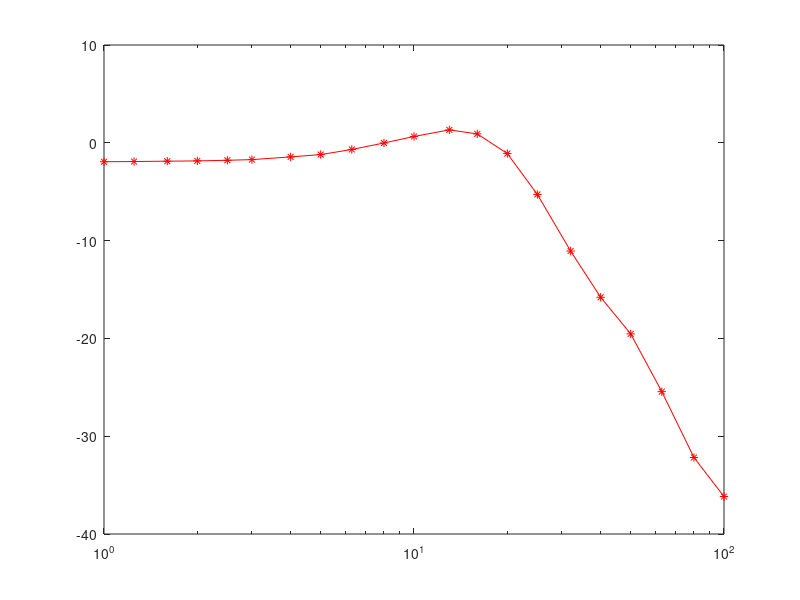

The MATLAB script that drew this image: (Note: this script raises an error after producing the figure.)
spring_damping_vec = [200 250 300 350 400];%[1 10 100 1000 10000 100000];%linspace(0,10000,10000/100+1);%
BOOL_SEVERAL_PLOTS = 1;

%k_op = 200
%b_op = 20
K_P = 0.2%1.6
K_I = 0.0%01
K_D = 0.0%14
K_PID2Vardu = 1/51 % [V]
um_gain = -1000000 % [um/m]
K_ampl = 10
V_offset = -25
bit_offset = 128
n = 112
J_T = 1.25E-3 / n / n % without efficiency coeff 7.5E-4 / n / n%
%J_T =  0.1  % kg*m^2
L_CL = 20E-3
k_eq = 6000 % N/m
m_2 = 7E-3
L_a = 5.8E-3
R_a  = 118.6
efficiency = 0.6
K_tau = efficiency*31.4E-3 % [Nm/A]
K_emf = 3.29E-3 / 60 % [V/s]
s = tf('s');
dT = 0.001;



% experim1
freq_vec = [1.25, 1.6, 100, 10, 12.6, 16, 1, 2.5, 20, 25, 2, 3.17, 32, 40, 4, 50, 5, 6.3, 63, 80, 8]
amplitude_factor_l = [1.0052839216458749, 0.9991405271561531, 0.14759776628322555, 1.0465191593492096, 1.0880642215979706, 1.1522190802910368, 1.0046439550041986, 0.9932151356657599, 1.2600947273486607, 1.2842520641164805, 1.0020329809714894, 1.0014693485131245, 1.0150402929231659, 0.7383722966339016, 1.0079895873881333, 0.4908444452676763, 0.9951146354026693, 1.0162473027018177, 0.3248091089212081, 0.21395810442150892, 1.0190435893115852]
phasediff_l = [-2.075830318502497, -2.8844488303323885, 169.60207402532274, -12.596392094963633, -16.551435436977613, -22.312023532948942, -2.142449369453317, -4.4456858870760385, -32.42034397864422, -58.04021679762169, -3.8675024925421297, -4.9991477731368335, -88.79867703452486, 247.1661435303339, -6.019898453018541, -139.14671090346013, -7.620669651037105, -8.855829105472651, 207.42648196699372, 189.67814591921086, -11.574912105096871]
amplitude_factor_r = [1.01528252648064, 1.0061854783791677, 0.06653250415394932, 1.0902513430697414, 1.14045066153976, 1.2004736909239189, 1.0181444949090879, 1.0103853848652116, 1.162145265952185, 0.8688050902240192, 1.0054167780929026, 1.0006278159816782, 0.5739997987858684, 0.39934203430159093, 0.9952954766920439, 0.2651356660318484, 1.0089711572251487, 1.014906857520811, 0.1662665532311567, 0.10588404052157428, 1.0486193030968416]
phasediff_r = [-3.9462055759644983, -4.794697605862581, 170.31264264153552, -20.92739519520042, -28.56990446690955, -42.04673253830194, -2.981093827020544, -6.916031863159901, -63.98332976383682, -93.45599243577922, -5.522214079974674, -8.009198022882693, -115.88709982628073, 228.4711130111851, -9.51822676960225, -144.62395382557736, -11.736703802647355, -14.388214287698673, 199.8738652541653, 186.94808894493073, -17.185092593521006]

%experim2 K_P = 0.2; K_I = 0; K_D = 0
freq_vec = [1.25, 1.6, 100.0, 10.0, 13.0, 16.0, 1.0, 2.5, 20.0, 25.0, 2.0, 32.0, 3.0, 40.0, 4.0, 50.0, 5.0, 6.3, 63.0, 80.0, 8.0]
amplitude_factor_l = [0.8021762720531634, 0.8054151390569485, 0.015545101680621341, 1.0773667825505355, 1.1642926077392948, 1.1103451508176316, 0.8001758873970981, 0.814056941660425, 0.8809965954959127, 0.5443027780892209, 0.8080825031462602, 0.2796958251080355, 0.8204548508774807, 0.16228564296355955, 0.8471466599918783, 0.10547366728162677, 0.8705112782697394, 0.9245682579252669, 0.05343340955353186, 0.024603192099363968, 0.9978075966054786]
phasediff_l = [-13.338637077482488, -14.09045739088748, -215.85673669598538, -48.04116200227554, -73.34441078067667, -100.25217048165923, -13.120541509581287, -16.085908849961044, -133.37888476020055, 201.4902985359118, -14.874321828402891, -176.09087916984802, 342.54636240739, 172.0658999860665, 339.59240015589626, 160.15771192477212, -23.728405952504453, -28.567395522204393, 147.9917576755808, 149.19385839692242, -36.037447598503036]
amplitude_factor_r = [0.7259689909042475, 0.735561475713898, 0.011847747061743118, 0.7807616430080885, 0.6652857160264002, 0.4684605400670259, 0.7127722160221738, 0.7461571487258002, 0.28422778003510263, 0.18648071556469148, 0.7439708501454618, 0.10739962887725536, 0.7525359007020068, 0.07014225593098215, 0.7786568428021221, 0.04585663312767849, 0.8100457909516678, 0.8245672101098731, 0.02640620952087805, 0.017672001900720043, 0.8172666256439353]
phasediff_r = [-16.647751016192103, -18.17293749217521, -237.48339557890603, -84.206485995129, -110.7789491948499, -133.2352471671927, -15.490775194720683, -22.931547230698484, -154.12969771290278, 194.1127967504471, -20.088130391155154, -178.43503982578886, 334.0056876428433, 172.21922748081028, 327.9483761537956, -190.87105537800483, -39.46722121664876, -49.247314509247005, 153.90271170189118, 138.0318425466486, -64.3717766560425]


phasediff_l = -(phasediff_l>0)*360 + phasediff_l;
phasediff_r = -(phasediff_r>0)*360 + phasediff_r;
[f_sort, I] = sort(freq_vec)


if BOOL_SEVERAL_PLOTS
    for k = 1:length(spring_damping_vec)
        b_sp = spring_damping_vec(k)
        s = tf('s');
        %z = tf('z',dT)
        %s = (1-z^-1)/dT
        
        % operator:
        % blocked by walls
        %my_transfer = tf(um_gain*(K_P + K_D*s +K_I/s)*K_PID2Vardu*K_ampl*K_tau/(-J_T*s^2*n/L_CL*(L_a*s+R_a) - (k_eq + b_sp*s)*L_CL/n*(L_a*s+R_a) - K_emf*s*n/L_CL*K_tau  + um_gain*(K_P + K_D*s +K_I/s)*K_PID2Vardu*K_ampl*K_tau))
        a = um_gain*(K_P + K_D*s + K_I/s);
        b = K_PID2Vardu*K_ampl;
        c = -n/L_CL;
        d = (L_a*s + R_a);
        e = (k_eq + b_sp*s)*L_CL/n;
        my_transfer = tf(K_tau*a*b/(c*d*s^2*J_T - e*d + K_emf*K_tau*c*s + a*b*K_tau))
        %Plot figure and save
        fig = figure('units','normalized','outerposition',[0 0 1 1]);%,'DefaultAxesFontSize',36
        semilogx(f_sort, 20*log10(amplitude_factor_l(I')), '*-', 'Color', 'r')
        hold on
        PlotHandle= bodeplot(my_transfer);
        semilogx(f_sort, phasediff_l(I'), '*-', 'Color', 'r')
        %title(['Spring damping: ' num2str(spring_damping_vec(k))
        %'Ns/m'],'fontsize',20)
        h = gcr
        ylims{1} = [-40, 10];
        ylims{2} = [-225, 0];
        setoptions(h,'FreqUnits','Hz','YLimMode','manual','YLim',ylims);
        set(findall(fig, 'type','axes'),'fontsize',16)
        PlotOptions= getoptions(PlotHandle);
        PlotOptions.Title.String= '';
        PlotOptions.XLabel.FontSize= 20;
        PlotOptions.YLabel.FontSize= 20;
        PlotHandle.setoptions(PlotOptions)
        legend(strcat('Analytical: b_{sp} = ', num2str(spring_damping_vec(k)), 'Ns/m'), 'Experimental data', 'Location', 'SouthWest')
        
        set(findall(gcf,'Type','line'),'LineWidth',4)
        xlim([1 120])
        grid on
        hold on
        filename = ['figures/bode_sp_damp' num2str(spring_damping_vec(k))];%backward_
        saveas(gcf, [filename  '.png'])
        dot_pos = strfind(filename,'.');
        if (dot_pos)
            saveas(gcf, [filename(1:dot_pos-1) filename(dot_pos+1:end)  '.m'])
        else
            saveas(gcf, [filename  '.m'])
        end
        close(fig)
    end 
else
    k =1;
    b_sp = spring_damping_vec(k)
    my_transfer = tf(um_gain*(K_P + K_D*s +K_I/s)*K_PID2Vardu*K_ampl*K_tau/(-J_T*s^2*n/L_CL*(L_a*s+R_a) - (k_eq + b_sp*s)*L_CL/n*(L_a*s+R_a) - K_emf*s*n/L_CL*K_tau  + um_gain*(K_P + K_D*s +K_I/s)*K_PID2Vardu*K_ampl*K_tau));
    fig = figure('units','normalized','outerposition',[0 0 1 1]);%,'DefaultAxesFontSize',36
    semilogx(f_sort, 20*log10(amplitude_factor_l(I')), '*-', 'Color', 'k')
    hold on
    PlotHandle= bodeplot(my_transfer);
    semilogx(f_sort, phasediff_l(I'), '*-', 'Color', 'k')
    h = gcr
    ylims{1} = [-40, 10];
    ylims{2} = [-225, 0];
    setoptions(h,'FreqUnits','Hz','YLimMode','manual','YLim',ylims);
    set(findall(fig, 'type','axes'),'fontsize',16)
    PlotOptions= getoptions(PlotHandle);
    PlotOptions.Title.String= '';
    PlotOptions.XLabel.FontSize= 20;
    PlotOptions.YLabel.FontSize= 20;
    PlotHandle.setoptions(PlotOptions)

    xlim([1 120])
    grid on 
    %hold on
    s = tf('s');
    for k = 2:length(spring_damping_vec)
        b_sp = spring_damping_vec(k)
        % operator:
        % blocked by walls
        my_transfer = tf(um_gain*(K_P + K_D*s +K_I/s)*K_PID2Vardu*K_ampl*K_tau/(-J_T*s^2*n/L_CL*(L_a*s+R_a) - (k_eq + b_sp*s)*L_CL/n*(L_a*s+R_a) - K_emf*s*n/L_CL*K_tau  + um_gain*(K_P + K_D*s +K_I/s)*K_PID2Vardu*K_ampl*K_tau))
        bodeplot(my_transfer);
    end
    legend( [int2str(spring_damping_vec(1)); 'Exp'; int2str(spring_damping_vec(2:end)')], 'Location', 'southwest')
    set(findall(gcf,'Type','line'),'LineWidth',4)
    %Plot figure and save
    filename = ['figures/bode_all_combined'];
    saveas(gcf, [filename  '.png'])
    saveas(gcf, [filename  '.m'])
end




%old transfer function = tf((K_P + K_D*s +
%K_I/s)*K_PID2Va/(L_a*s + R_a)*K_tau/(J_T*s^2*n/L_CL +(k_eq +
%b_sp*s)*L_CL/n + (K_P + K_D*s + K_I/s)*K_PID2Va/(L_a*s + R_a)*K_tau +
%K_emf*s/(L_a*s + R_a)*K_tau*n/L_CL) )
